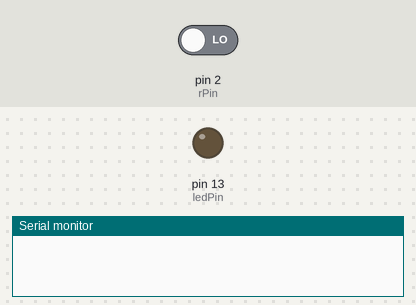
The sketch below on a simulated Arduino Mega 2560, built with avr-gcc and run on an emulated ATmega2560. Parts: output pins drawn as LEDs (lit = HIGH), the last lines printed to the serial monitor. The inputs (shaded band) are chosen by the test bench; at power-on: pin 2 (rPin) LOW.

Above: at 1.2 s.
1.3 s: pin 2 (rPin) driven HIGH
At 2.0 s:
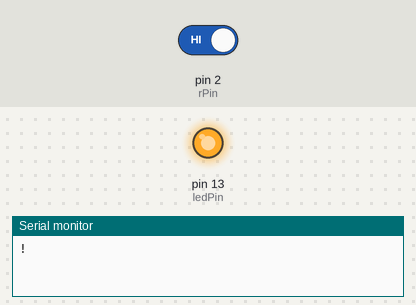
Timing chart, 0 to 4.3 s (numbered marks = the images above; inputs shaded):
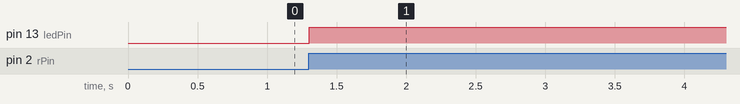

The sketch:

shutter.ino
```cpp
int rPin=2; //interrupt 0
int aPin=A15;
int ledPin=13;

volatile bool inter;
const unsigned int deldur=5;
unsigned long duration=-1;


// the setup function runs once when you press reset or power the board
void setup() {
  // initialize digital pin 13 as an output.
  pinMode(rPin, INPUT);
  pinMode(aPin, INPUT);
  pinMode(ledPin, OUTPUT);
  Serial.begin(9600);

  inter=false;
  attachInterrupt(0, doSomething, CHANGE); //p_pirAl
}

// the loop function runs over and over again forever
void loop() {

  if(inter){
    delay(deldur);
    if(duration!=-1&&analogRead(aPin)==0){
    Serial.println(millis()-duration);
    duration=-1;
    }
    else duration=millis();

    Serial.println("!");
    inter=false;
  }
 if(duration!=-1) digitalWrite(ledPin, HIGH);
}

void doSomething(void){
inter=true;
}
```

Measured:
- after the input at 1.3 s, pin 13 (ledPin): LOW → HIGH at once
